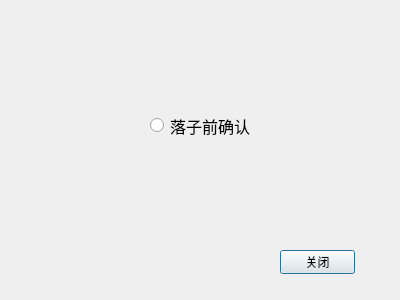
<?xml version="1.0" encoding="UTF-8"?>
<ui version="4.0">
 <class>SettingWindow</class>
 <widget class="QDialog" name="SettingWindow">
  <property name="geometry">
   <rect>
    <x>0</x>
    <y>0</y>
    <width>400</width>
    <height>300</height>
   </rect>
  </property>
  <property name="windowTitle">
   <string>SettingWindow</string>
  </property>
  <widget class="QRadioButton" name="radioButton">
   <property name="geometry">
    <rect>
     <x>150</x>
     <y>110</y>
     <width>111</width>
     <height>31</height>
    </rect>
   </property>
   <property name="font">
    <font>
     <pointsize>12</pointsize>
    </font>
   </property>
   <property name="text">
    <string>落子前确认</string>
   </property>
  </widget>
  <widget class="QPushButton" name="pushButtonClose">
   <property name="geometry">
    <rect>
     <x>280</x>
     <y>250</y>
     <width>75</width>
     <height>24</height>
    </rect>
   </property>
   <property name="text">
    <string>关闭</string>
   </property>
  </widget>
 </widget>
 <resources/>
 <connections/>
</ui>
